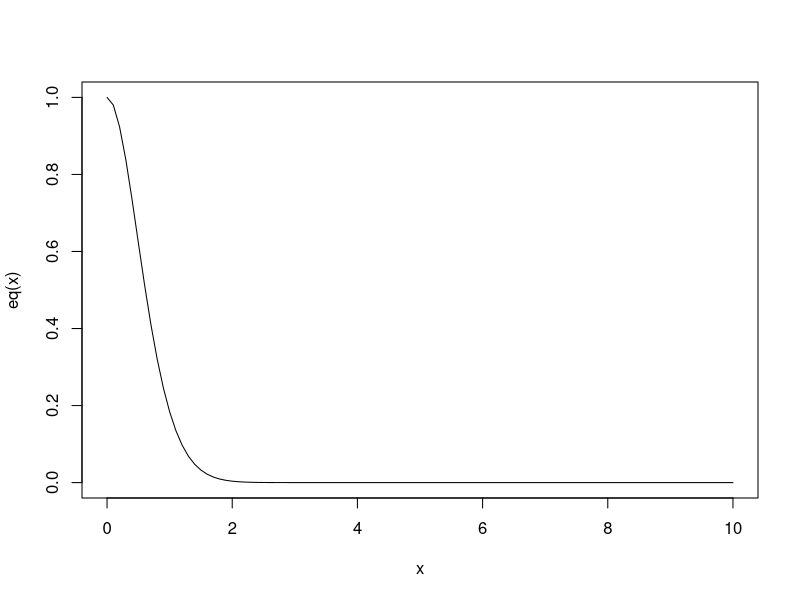

Recreate this plot in R.
# problema 6
# primero definimos la ecuación
eq = function(x){exp(-x*x)/(1+x*x)}

# graficamos la función entre 0 y 10
curve(eq, from=0, to=10)

# ahora integramos entre 0 e infinito
integrate(eq, lower=0, upper=Inf)